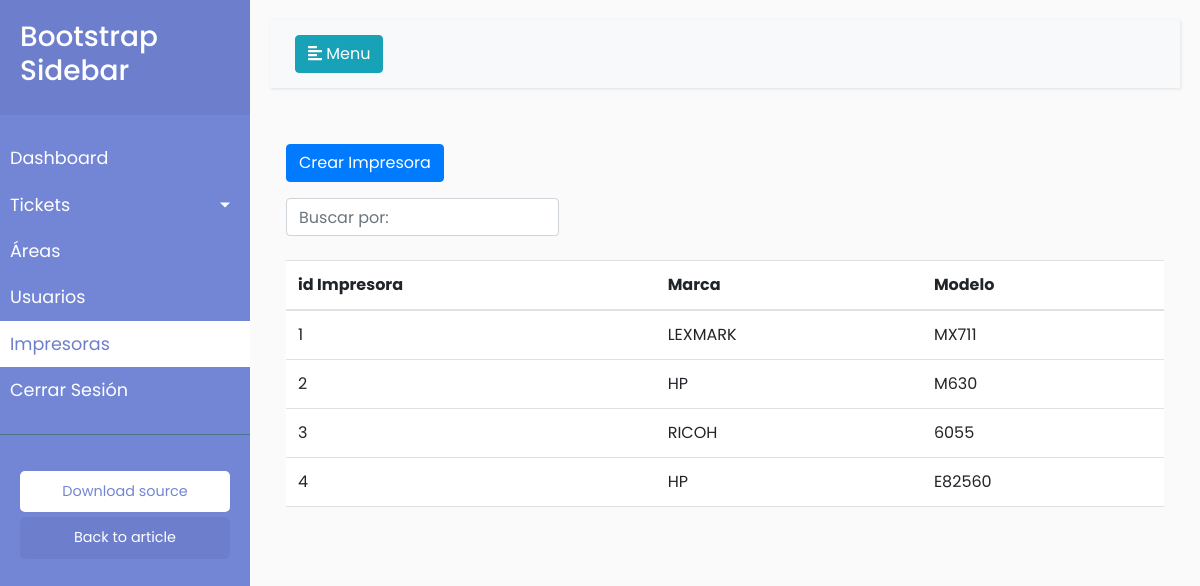
/pagina_super/impresora.php (signed in), run on the app's committed database.
### tables this page shows
CREATE TABLE `impresora` (
  `id_impresora` int(11) NOT NULL,
  `marca` varchar(250) NOT NULL,
  `modelo` varchar(250) NOT NULL,
  `fecha_registro` date NOT NULL
);

### pagina_super/impresora.php (the view, shortened to what this page needs)
<?php
include ('../conexion/conexion.php');
?>
<!DOCTYPE html>
<html lang="en">
<head>
    <link href="https://cdn.jsdelivr.net/npm/bootstrap@5.3.0/dist/css/bootstrap.min.css" rel="stylesheet">
    <link rel="stylesheet" href="https://cdn.jsdelivr.net/npm/bootstrap-icons@1.10.5/font/bootstrap-icons.css">
    <link rel="stylesheet" href="https://stackpath.bootstrapcdn.com/bootstrap/4.1.0/css/bootstrap.min.css">
</head>
<body>
    <div class="wrapper">
        <nav id="sidebar">
            <div class="sidebar-header">
                <h3>Bootstrap Sidebar</h3>
            </div>
            <ul class="list-unstyled components">
                <li class="">
                    <a href="./inicio.php">Dashboard</a>
                </li>
                <li>
                    <a href="#pageSubmenu" data-toggle="collapse" aria-expanded="false" class="dropdown-toggle">Tickets</a>
                </li>
                <li >
                    <a href="./area.php">Áreas</a>
                </li>
                <li>
                    <a href="./usuario.php">Usuarios</a>
                </li>
                <li class="active">
                    <a href="./impresora.php">Impresoras</a>
                </li>
                <li>
                    <a href="" data-toggle="modal" data-target="#ModalCerrarsesion">Cerrar Sesión</a>
                </li>
            </ul>
            <ul class="list-unstyled CTAs">
                <li>
                    <a href="https://bootstrapious.com/tutorial/files/sidebar.zip" class="download">Download source</a>
                </li>
                <li>
                    <a href="https://bootstrapious.com/p/bootstrap-sidebar" class="article">Back to article</a>
                </li>
            </ul>
        </nav>
        <div id="content">
            <nav class="navbar navbar-expand-lg navbar-light bg-light">
                <div class="container-fluid">
                    <button type="button" id="sidebarCollapse" class="btn btn-info">
                        <i class="fas fa-align-left"></i>
                        <span>Menu</span>
                    </button>
                </div>
            </nav>
<div class="seccion_soporte row pt-2 p-3">
            <div class="container">
                <div class="row">
                    <div class="col-6">
                        <button type="button" class="btn btn-primary" data-bs-toggle="modal" data-bs-target="#modalarea">
                            Crear Impresora
                        </button>
                    </div>
                </div>
                <div class="row pt-3">
                    <div class="col-md-4 col-sm-12">
                        <form action="#" method="get">
                            <div class="">
                                <input class="form-control" id="system-search" name="q" placeholder="Buscar por: " required>
                                <span class="input-group-btn">
                                    <button type="submit" class="btn btn-default"><i class="glyphicon glyphicon-search"></i></button>
                                </span>
                            </div>
                        </form>
                    </div>
                </div>
                <?php
                    $stm = $conn->prepare("SELECT id_impresora, marca, modelo FROM impresora ORDER BY fecha_registro ASC");
                    $stm->execute();
                    $resultado = $stm->get_result();
                    ?>
                    <table class="table table-list-search">
                        <thead>
                            <tr>
                                <th>id Impresora</th>
                                <th>Marca</th>
                                <th>Modelo</th>
                            </tr>
                        </thead>
                        <tbody>
                            <?php while ($row = $resultado->fetch_assoc()) : ?>
                                <tr>
                                    <td><?php echo $row['id_impresora']; ?></td>
                                    <td><?php echo $row['marca']; ?></td>
                                    <td ><?php echo $row['modelo']; ?></td>
                                </tr>
                            <?php endwhile; ?>
                        </tbody>
                    </table>
                </div>
            </div>
</body>
</html>

### pagina_super/impresora.php (style rules this page uses)
body { font-family: 'Poppins', sans-serif; background: #fafafa; }
a, a:hover, a:focus { color: inherit; text-decoration: none; transition: all 0.3s; }
.navbar { padding: 15px 10px; background: #fff; border: none; border-radius: 0; margin-bottom: 40px; box-shadow: 1px 1px 3px rgba(0, 0, 0, 0.1); }
.wrapper { display: flex; width: 100%; align-items: stretch; }
#sidebar { min-width: 250px; max-width: 250px; background: #7386D5; color: #fff; transition: all 0.3s; }
#sidebar .sidebar-header { padding: 20px; background: #6d7fcc; }
#sidebar ul.components { padding: 20px 0; border-bottom: 1px solid #47748b; }
#sidebar ul li a { padding: 10px; font-size: 1.1em; display: block; }
#sidebar ul li.active>a, a[aria-expanded="true"] { color: #6d7fcc; background: #ffff; }
a[data-toggle="collapse"] { position: relative; }
.dropdown-toggle::after { display: block; position: absolute; top: 50%; right: 20px; transform: translateY(-50%); }
ul.CTAs { padding: 20px; }
ul.CTAs a { text-align: center; font-size: 0.9em !important; display: block; border-radius: 5px; margin-bottom: 5px; }
a.download { background: #fff; color: #7386D5; }
a.article, a.article:hover { background: #6d7fcc !important; color: #fff !important; }
#content { width: 100%; padding: 20px; min-height: 100vh; transition: all 0.3s; }

### data on the page
impresora: id_impresora "1", marca "LEXMARK", modelo "MX711"
impresora: id_impresora "2", marca "HP", modelo "M630"
impresora: id_impresora "3", marca "RICOH", modelo "6055"
impresora: id_impresora "4", marca "HP", modelo "E82560"
